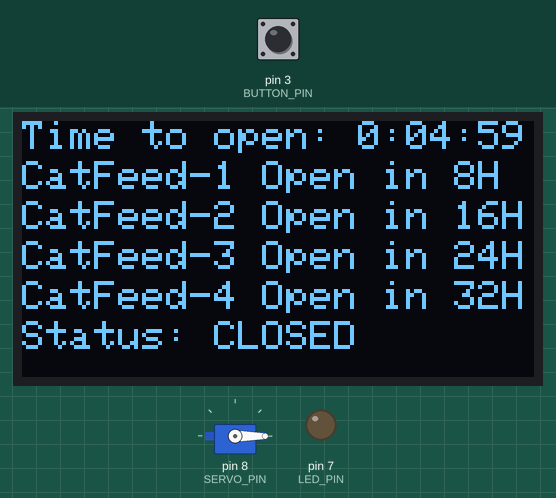
A sketch run on a simulated Arduino Uno, built with avr-gcc and run on an emulated ATmega328P. On the bench: 128×64 one-colour display, servo, output pins drawn as LEDs (lit = HIGH). The inputs (shaded band) are chosen by the test bench; at power-on: pin 3 (BUTTON_PIN) HIGH.

Above: at 0.3 s.
1.3 s: pin 3 (BUTTON_PIN) pulled LOW for 0.15 s
4.4 s: pin 3 (BUTTON_PIN) pulled LOW for 1 s
At 9.2 s:
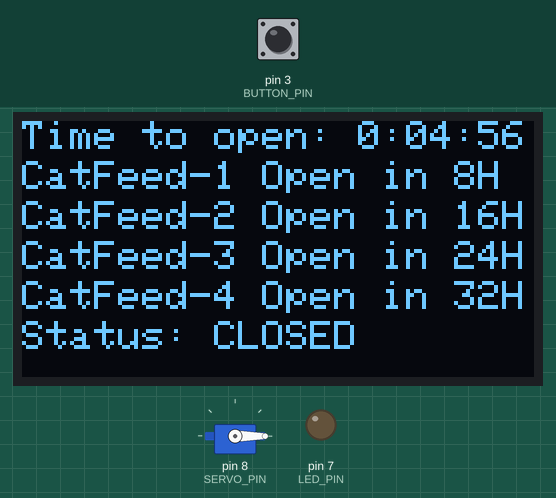
At 11.2 s:
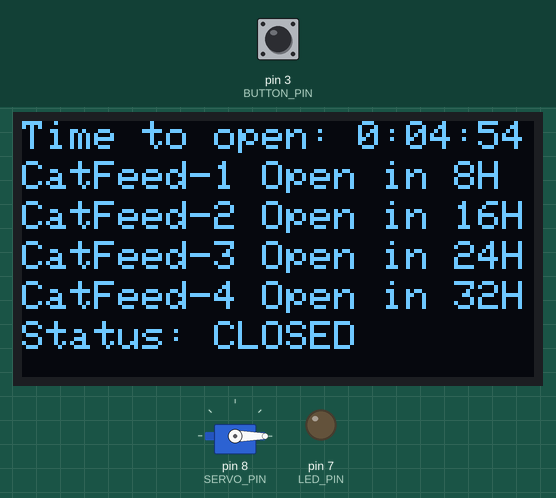
Timing chart, 0 to 12.7 s (numbered marks = the images above; inputs shaded):
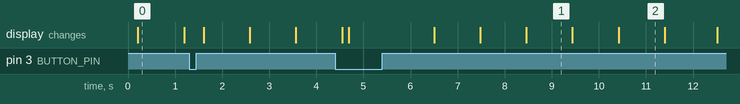

The sketch:

Servo_with_OLED.ino
```cpp
#include <Servo.h>
#include <Wire.h>
#include <Adafruit_GFX.h>
#include <Adafruit_SSD1306.h>

#define SCREEN_WIDTH 128
#define SCREEN_HEIGHT 64
#define LED_PIN 7
#define SERVO_PIN 8
#define BUTTON_PIN 3
#define COUNTDOWN_TIME 300000  // 300 seconds in milliseconds for testing
#define SERVO_OPEN_ANGLE 90
#define SERVO_CLOSED_ANGLE 0

Adafruit_SSD1306 display(SCREEN_WIDTH, SCREEN_HEIGHT, &Wire, -1);
Servo servo;
unsigned long timer;
bool isServoOpen = false;

void setup() {
  Serial.begin(9600);
  if (!display.begin(-1, 0x3C)) {
    Serial.println("Failed to initialize OLED display");
    while (1);
  }
  display.clearDisplay();

  pinMode(LED_PIN, OUTPUT);
  pinMode(BUTTON_PIN, INPUT_PULLUP);
  servo.attach(SERVO_PIN);
  servo.write(SERVO_CLOSED_ANGLE);  // Start with the servo in the closed position
  digitalWrite(LED_PIN, LOW);       // Start with the LED off

  timer = millis() + COUNTDOWN_TIME;
}

void loop() {
  unsigned long currentMillis = millis();
  long remainingTime = timer - currentMillis;

  if (digitalRead(BUTTON_PIN) == LOW) {
    // Button pressed, reset timer and close servo
    timer = currentMillis + COUNTDOWN_TIME;
    if (isServoOpen) {
      digitalWrite(LED_PIN, LOW);
      servo.write(SERVO_CLOSED_ANGLE);
      isServoOpen = false;
    }
  }

  if (remainingTime <= 0 && !isServoOpen) {
    // Time's up, open the servo
    digitalWrite(LED_PIN, HIGH);
    servo.write(SERVO_OPEN_ANGLE);
    isServoOpen = true;
  }

  display.clearDisplay();
  display.setTextSize(1);
  display.setTextColor(SSD1306_WHITE);
  display.setCursor(0, 0);

  // Calculate remaining hours, minutes and seconds
  long remainingSeconds = max(0, remainingTime) / 1000;
  int hours = remainingSeconds / 3600;
  int minutes = (remainingSeconds % 3600) / 60;
  int seconds = remainingSeconds % 60;

  display.print("Time to open: ");
  display.print(hours);
  display.print(":");
  if (minutes < 10) display.print('0');  // Leading zero for minutes
  display.print(minutes);
  display.print(":");
  if (seconds < 10) display.print('0');  // Leading zero for seconds
  display.print(seconds);

  display.setCursor(0, 10);
  display.print("CatFeed-1 Open in 8H ");
  display.setCursor(0, 20);
  display.print("CatFeed-2 Open in 16H");
  display.setCursor(0, 30);
  display.print("CatFeed-3 Open in 24H");
  display.setCursor(0, 40);
  display.print("CatFeed-4 Open in 32H");
  display.setCursor(0, 50);
  display.print("Status: ");
  display.print(isServoOpen ? "OPEN" : "CLOSED");
  display.display();

  delay(100);
}
```

Measured:
- what the display in image 2 shows lasts 1.0 s, from 10.4 s to 11.4 s
